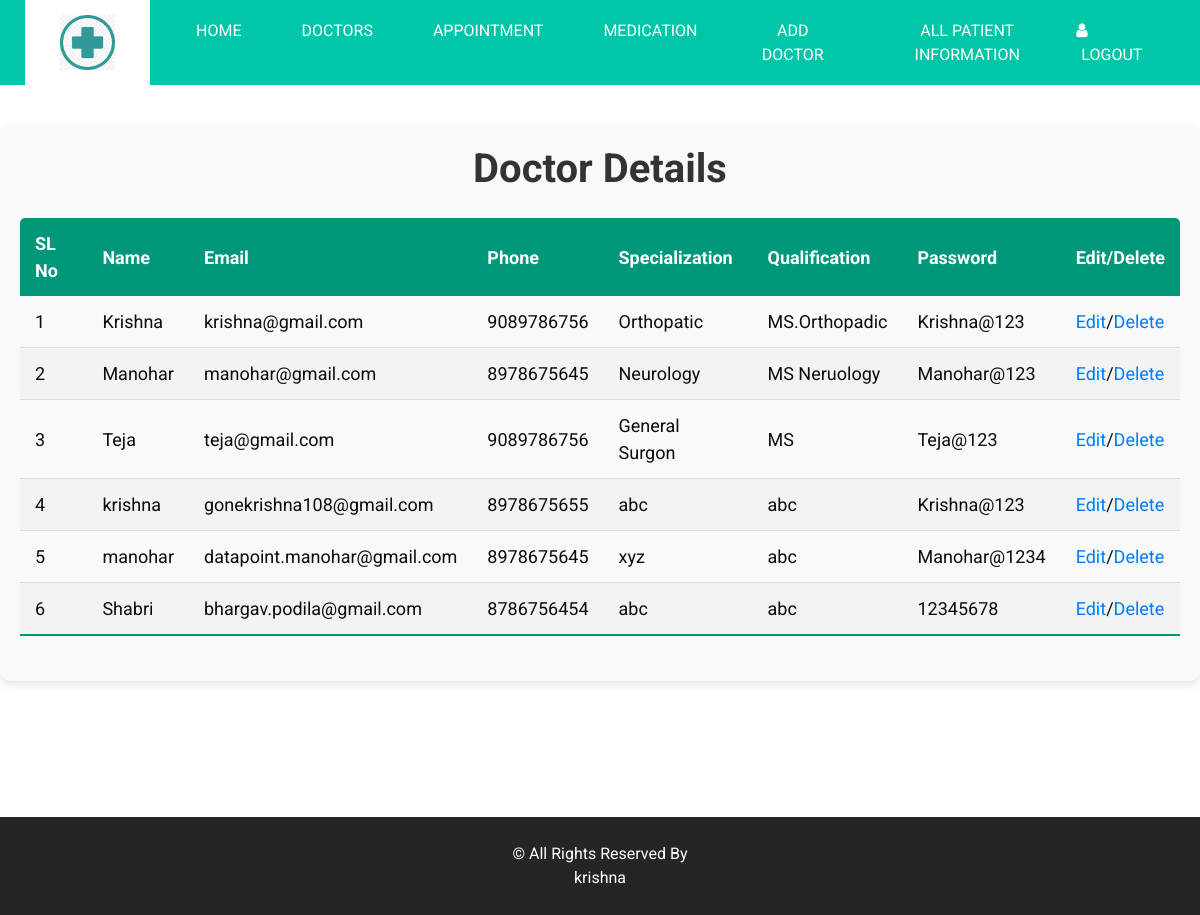
Screenshot of /Doctor_Details/ with the database file from the repository.
### Doctor/models.py (models this page shows, shortened)
class AddDoctor(models.Model):
    name = models.CharField(max_length=100)
    specialization = models.CharField(max_length=100)
    email = models.EmailField()
    phone = models.CharField(max_length=10)
    experience = models.IntegerField()
    qualification = models.CharField(max_length=100)
    password = models.CharField(max_length=100)

### Admin/views.py (the view)
# urls.py: path('Doctor_Details/',views.Doctor_Details , name="Doctor_Details"),
def Doctor_Details(request):
    Doctor_data = AddDoctor.objects.all()
    return render(request,'Admin/Doctor_Details.html' , {'Doctor_data':Doctor_data})

### Template/Admin/Doctor_details.html (shortened to what this page needs)
{% extends 'Admin/AdminHome.html' %}
{% block contents %}
{% load static %}
<div class="doctor-details">
    <h1 class="text-center">Doctor Details</h1>
    <table class="styled-table">
        <thead>
            <tr>
                <th>SL No</th>
                <th>Name</th>
                <th>Email</th>
                <th>Phone</th>
                <th>Specialization</th>
                <th>Qualification</th>
                <th>Password</th>
                <th>Edit/Delete</th>
            </tr>
        </thead>
        <tbody>
            {% for doc in Doctor_data %}
            <tr>
                <td>{{forloop.counter}}</td>
                <td>{{ doc.name }}</td>
                <td>{{ doc.email }}</td>
                <td>{{ doc.phone }}</td>
                <td>{{ doc.specialization }}</td>
                <td>{{ doc.qualification }}</td>
                <td>{{ doc.password  }}</td>
                <td><a href="{% url 'Update_Doctor_Details' doc.id%}">Edit</a>/<a href="{% url 'Delete_Doctor_Details' doc.id %}">Delete</a></td>
            </tr>
            {% endfor %}
        </tbody>
    </table>
</div>
{% endblock %}

### Static/Css/style.css (style rules this page uses)
body { font-family: 'Roboto', sans-serif; color: #0c0c0c; background-color: #ffffff; overflow-x: hidden; }
a, a:hover, a:focus { text-decoration: none; }

### Template/Admin/Doctor_details.html (style rules this page uses)
.doctor-details { max-width: 1200px; margin: 40px auto; padding: 20px; background-color: #f9f9f9; border-radius: 10px; box-shadow: 0 4px 8px rgba(0, 0, 0, 0.1); }
.text-center { text-align: center; color: #333; font-weight: bold; margin-bottom: 20px; }
.styled-table { width: 100%; border-collapse: collapse; margin: 25px 0; font-size: 18px; text-align: left; border-radius: 5px 5px 0 0; overflow: hidden; }
.styled-table th, .styled-table td { padding: 12px 15px; }
.styled-table thead tr { background-color: #009879; color: #ffffff; text-align: left; font-weight: bold; }
.styled-table tbody tr { border-bottom: 1px solid #dddddd; }
.styled-table tbody tr:nth-of-type(even) { background-color: #f3f3f3; }
.styled-table tbody tr:last-of-type { border-bottom: 2px solid #009879; }

### rows the page displays
AddDoctor: name "Krishna", email "krishna@gmail.com", phone "9089786756", specialization "Orthopatic", qualification "MS.Orthopadic", password "Krishna@123"
AddDoctor: name "Manohar", email "manohar@gmail.com", phone "8978675645", specialization "Neurology", qualification "MS Neruology", password "Manohar@123"
AddDoctor: name "Teja", email "teja@gmail.com", phone "9089786756", specialization "General Surgon", qualification "MS", password "Teja@123"
AddDoctor: name "krishna", email "gonekrishna108@gmail.com", phone "8978675655", specialization "abc", qualification "abc", password "Krishna@123"
AddDoctor: name "manohar", email "datapoint.manohar@gmail.com", phone "8978675645", specialization "xyz", qualification "abc", password "Manohar@1234"
AddDoctor: name "Shabri", email "bhargav.podila@gmail.com", phone "8786756454", specialization "abc", qualification "abc", password "12345678"
